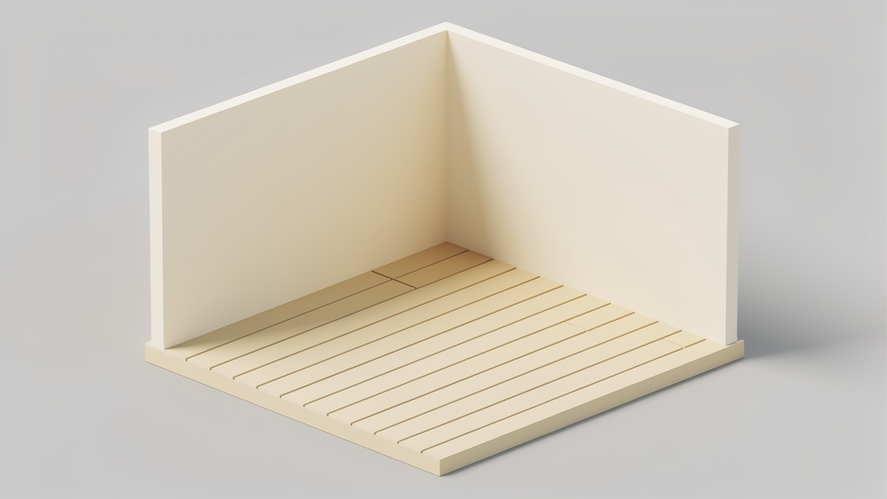
#> input picture references/bakkerij/roombox.png, 887 x 499 px, shrunk from 1280 x 720 before the run
$ python -i feest-measure.py   (imports and definitions only)
#> lines starting #> are read from the running program, lines starting #| are printed output that depends on the picture
"""Frozen lighting ruler for Het Feest's plate-matching hillclimb.

One command, two jobs:

    python3 models/feest-measure.py plate
    blender --background --python models/feest-measure.py -- still NAME.png

The first prints the lighting signature of ``references/feest/roombox.png``.
The second assembles the shipping disco, renders it from the game camera,
and prints the same numbers. Changing this file after a baseline is recorded
invalidates every earlier row.

Signature, on every non-backdrop pixel:

  open_L     90th-percentile luminance (bright plaster / lit tiles)
  shadow_L   10th-percentile luminance (contact and crevice)
  contrast   open_L / shadow_L
  sat        mean chroma of pixels whose chroma exceeds 0.08

Primary metric: contrast, higher toward the plate.
Hard floor: open_L must stay at least 90% of the as-it-ships baseline, so a
win that muddies the cream plaster is a revert.
"""

from __future__ import annotations

import json
import os
import sys
from collections import deque


HERE = os.path.dirname(os.path.abspath(__file__))
REPO = os.path.dirname(HERE)
PLATE = os.path.join(REPO, "references", "feest", "roombox.png")
STUDY = os.path.join(REPO, "app", "ao-study-feest")

BACKDROP = (0.811, 0.808, 0.811)
BACKDROP_RADIUS = 0.075


# [11 lines left out: function _percentile, not called in this run]


def _backdrop_mask(pixels, width, height):
    similar = [False] * (width * height)
    greys = (BACKDROP, (0.72, 0.72, 0.72), (0.0, 0.0, 0.0))
    radius2 = BACKDROP_RADIUS * BACKDROP_RADIUS
    for i, (r, g, b) in enumerate(pixels):
        luma = r * 0.2126 + g * 0.7152 + b * 0.0722
        if luma < 0.04:
            similar[i] = True
            continue
        for br, bg, bb in greys:
            dr, dg, db = r - br, g - bg, b - bb
            if (dr * dr + dg * dg + db * db) < radius2:
                similar[i] = True
                break
    seen = [False] * (width * height)
    stack = deque([0, width - 1, (height - 1) * width, height * width - 1])
    while stack:
        i = stack.pop()
        if seen[i] or not similar[i]:
            continue
        seen[i] = True
        y, x = divmod(i, width)
        if y > 0:
            stack.append(i - width)
        if y + 1 < height:
            stack.append(i + width)
        if x > 0:
            stack.append(i - 1)
        if x + 1 < width:
            stack.append(i + 1)
    return seen


def crop_to_room(path, dest):
#> called with path = '../references/bakkerij/roombox.png', dest = 'out.png'
    pixels, width, height = _load_pixels(path)
#> in _load_pixels, image is the input picture: PIL image 887x499 RGB; mean R, G, B 206.3, 199.8, 188.2
#> pixels = 442613 items; width = 887; height = 499
    backdrop = _backdrop_mask(pixels, width, height)
#> in _backdrop_mask, `similar = [False] * (width * height)`: similar = 442613 items
#> the loop in _backdrop_mask, `for i, (r, g, b) in enumerate(pixels):` made 442613 passes
#> (r, g, b, luma) on passes 1 to 3: (0.792, 0.788, 0.796, 0.79), (0.792, 0.788, 0.788, 0.789), (0.792, 0.788, 0.788, 0.789)
#> the loop in _backdrop_mask, `while stack:` made 923208 passes
#> (i, x) on passes 1, 2, 4: (442612, 886), (442611, 885), (442610, 884)
#> backdrop = 442613 items
    xs = [i % width for i, flag in enumerate(backdrop) if not flag]
#> xs = 211121 items
    ys = [i // width for i, flag in enumerate(backdrop) if not flag]
#> ys = 211121 items
    if len(xs) < 100:
        raise RuntimeError("%s: backdrop ate the picture" % path)
    pad = 8
    x0 = max(0, min(xs) - pad)
#> x0 = 137
    x1 = min(width, max(xs) + pad + 1)
#> x1 = 887
    y0 = max(0, min(ys) - pad)
#> y0 = 14
    y1 = min(height, max(ys) + pad + 1)
#> y1 = 487
    try:
        from PIL import Image
        image = Image.open(path).convert("RGB")
        image.crop((x0, y0, x1, y1)).save(dest)
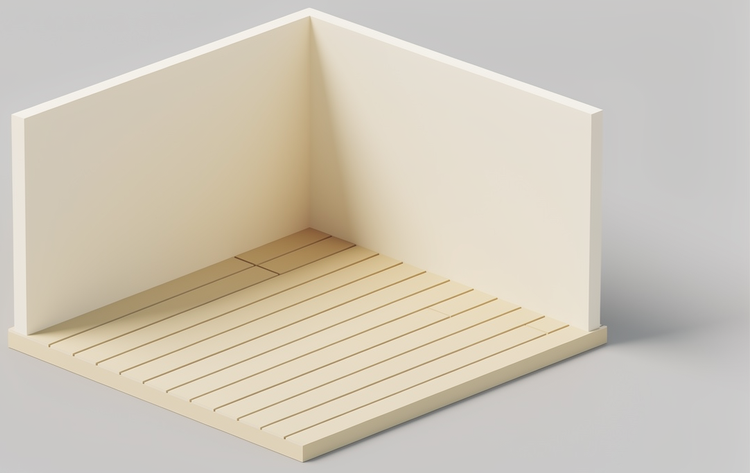
#> saved as out.png: PIL image 750x473 RGB; mean R, G, B 207.5, 199.6, 185.4
    except ImportError:
        import bpy
        image = bpy.data.images.load(path)
        image.scale(width, height)
        cropped = bpy.data.images.new("FeestCrop", x1 - x0, y1 - y0)
        src = list(image.pixels)
        dst = [0.0] * ((x1 - x0) * (y1 - y0) * 4)
        for y in range(y0, y1):
            for x in range(x0, x1):
                si = (y * width + x) * 4
                di = ((y - y0) * (x1 - x0) + (x - x0)) * 4
                dst[di:di + 4] = src[si:si + 4]
        cropped.pixels = dst
        cropped.filepath_raw = dest
        cropped.file_format = "PNG"
        cropped.save()
    return dest


def _load_pixels(path):
    try:
        from PIL import Image
        image = Image.open(path).convert("RGB")
        width, height = image.size
        return [(r / 255.0, g / 255.0, b / 255.0) for r, g, b in image.getdata()], width, height
    except ImportError:
        import bpy
        image = bpy.data.images.load(path)
        width, height = image.size
        raw = list(image.pixels)
        pixels = [(raw[i], raw[i + 1], raw[i + 2])
                  for i in range(0, len(raw), 4)]
        return pixels, width, height


# [304 lines left out: functions signature, format_signature, score, write_json, _rewrite_png, prove_sensitivity and 11 more, not called in this run]


# [2 lines not run here, left out]

>>> result = crop_to_room('../references/bakkerij/roombox.png', 'out.png')
